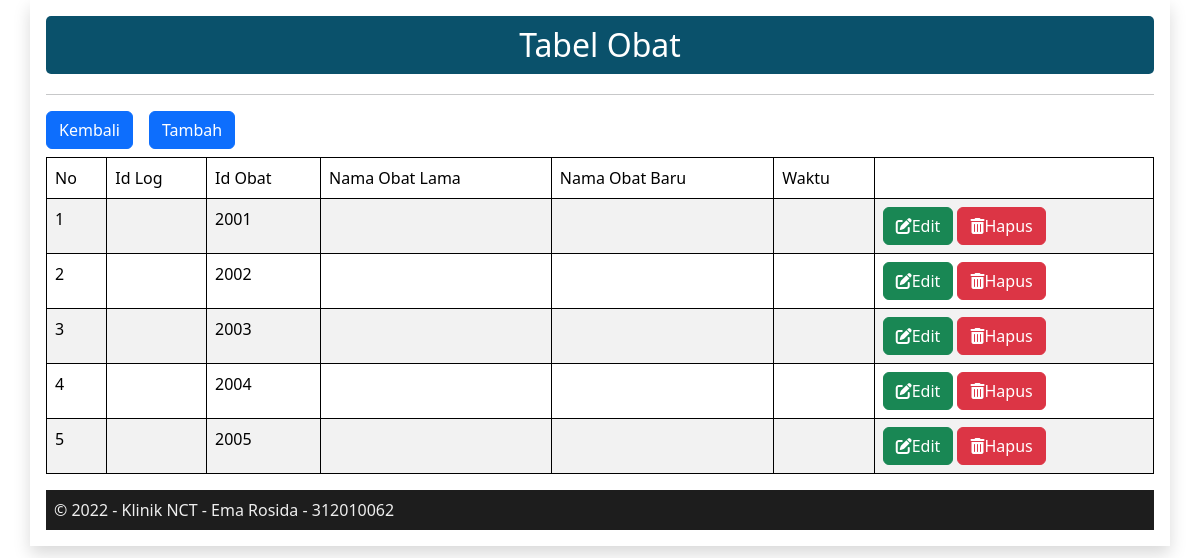
The app's page /log_obat.php with its own data.
### tables this page shows
CREATE TABLE `obat` (
  `id_obat` int(5) NOT NULL,
  `nama_obat` varchar(100) DEFAULT NULL
);

### log_obat.php (the view, shortened to what this page needs)
<!DOCTYPE html>
<html lang="en">
<head>
	<link rel="stylesheet" href="css/bootstrap.min.css" />
	<link rel="stylesheet" href="fontawesome/fontawesome/css/all.css" />
</head>
<body>
<div class="container shadow p-3">
	<header>
	<h2 align="center" class="hero text-white">Tabel Obat</h2>
	</header>
	<hr>
	<div class="btn-toolbar mb-2 mb-md-10">
		<a class="btn btn-primary me-3" href="dashboard.php" role="button">Kembali</a>
        <a class="btn btn-primary " href="log_obat.php" role="button S">Tambah</a>
	</div>
	<div class="table-responsive">
    <table class="table table-striped table-hover">
        <thead>
            <tr>
                <td>No</td>
				<td>Id Log</td>
                <td>Id Obat</td>
                <td>Nama Obat Lama</td>
                <td>Nama Obat Baru</td>
                <td>Waktu</td>
            </tr>
        </thead>
        <?php
        include "koneksi.php";
        $no = 1;
        $query = mysqli_query($conn, 'SELECT * FROM obat');
        while ($data = mysqli_fetch_array($query)) {
        ?>
            <tr>
                <td><?php echo $no++ ?></td>
				<td><?php echo $data['id_log'] ?></td>
                <td><?php echo $data['id_obat'] ?></td>
                <td><?php echo $data['nama_obat_lama'] ?></td>
                <td><?php echo $data['nama_obat_baru'] ?></td>
                <td><?php echo $data['waktu'] ?></td>
                <td>
                    <a class="btn btn-success" href="obat_ubah.php?id=<?= $data['id_log'];?>" role="button"><i class="fa-solid fa-pen-to-square"></i>Edit</a>
					<a class="btn btn-danger" href="obat_hapus.php?id=<?= $data['id_log'];?>" role="button"><i class="fa-solid fa-trash-can"></i>Hapus</a>
                </td>
            </tr>
        <?php } ?>
    </table>
	</div>
	<?php require "footer.php";?>
</body>
</html>

### log_obat.php (style rules this page uses)
.hero { background-color: #0a516b; border-radius: 5px; padding: 10px 23px; margin-bottom: 20px; }
table,tr,td { border: 1px solid black; }
thead { background-color: #cccddd; }

### records on screen
obat: id_obat "2001"
obat: id_obat "2002"
obat: id_obat "2003"
obat: id_obat "2004"
obat: id_obat "2005"
